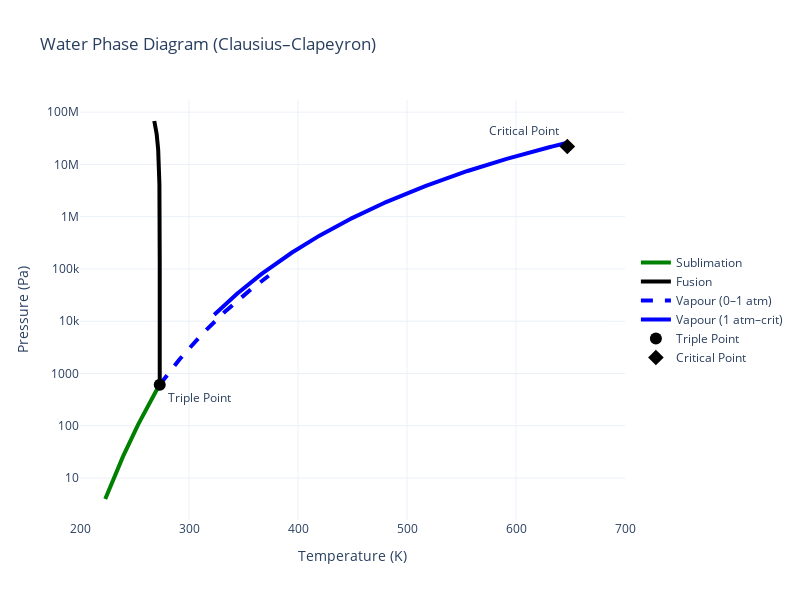

Notebook cell for this chart:
### Code cell
import numpy as np
import plotly.graph_objects as go

# — Updated Constants for Accuracy
R_u    = 8.314462618    # J/(mol·K), universal gas constant
T_trip = 273.16         # K, triple-point temperature
P_trip = 611.657        # Pa, triple-point pressure

# Melting (solid → liquid) at 0 °C
# ΔH_fus = 333.55 kJ/kg × 0.01801528 kg/mol ≈ 6006 J/mol
H_melt = 6006           # J/mol
# Volume change on melting at 0 °C: –1.639 cm³/mol = –1.639e–6 m³/mol
V_melt = -1.639e-6      # m³/mol

# Vaporization (liquid → gas) at 100 °C
# ΔH_vap(100 °C) ≈ 40.657 kJ/mol
H_vap  = 40657          # J/mol
T_boil = 373.15         # K, boiling-point temperature at 1 atm
P_boil = 101325         # Pa, standard 1 atm

# Sublimation (solid → gas) at triple point:
# ΔH_sub ≈ ΔH_fus + ΔH_vap(0 °C) ≈ 6006 + (2.5e6 J/kg × 0.01801528 kg/mol) ≈ 51060 J/mol
H_sub  = 6006 + (2.5e6 * 0.01801528)  # ≈51060 J/mol

# Critical point
T_crit = 647.096       # K
P_crit = 22.064e6      # Pa

# — Temperature arrays
T_melt_arr = np.linspace(T_trip - 5, T_trip, 500)        # melting curve
T_vap1_arr = np.linspace(T_trip,    T_boil, 500)        # liquid→vap (0–1 atm)
T_vap2_arr = np.linspace(T_boil - 50, T_crit, 500)      # liquid→vap (1 atm–critical)
T_sub_arr  = np.linspace(T_trip - 50, T_trip, 500)      # sublimation curve

# — Compute pressures
P_melt_arr = P_trip + (H_melt / V_melt) * np.log(T_melt_arr / T_trip)
P_vap1_arr = P_trip * np.exp((H_vap / R_u) * (1/T_trip - 1/T_vap1_arr))
P_vap2_arr = P_boil * np.exp((H_vap / R_u) * (1/T_boil - 1/T_vap2_arr))
P_sub_arr  = P_trip * np.exp((H_sub / R_u) * (1/T_trip - 1/T_sub_arr))

# — Build figure
fig = go.Figure([
    go.Scatter(x=T_sub_arr, y=P_sub_arr, mode='lines',
               name='Sublimation', line=dict(color='green', width=4)),
    go.Scatter(x=T_melt_arr, y=P_melt_arr, mode='lines',
               name='Fusion', line=dict(color='black', width=4)),
    go.Scatter(x=T_vap1_arr, y=P_vap1_arr, mode='lines',
               name='Vapour (0–1 atm)',
               line=dict(color='blue', width=4, dash='dash')),
    go.Scatter(x=T_vap2_arr, y=P_vap2_arr, mode='lines',
               name='Vapour (1 atm–crit)',
               line=dict(color='blue', width=4)),
    go.Scatter(x=[T_trip], y=[P_trip], mode='markers+text', name='Triple Point',
               marker=dict(size=12, color='black'),
               text=['Triple Point'], textposition='bottom right'),
    go.Scatter(x=[T_crit], y=[P_crit], mode='markers+text', name='Critical Point',
               marker=dict(size=12, symbol='diamond', color='black'),
               text=['Critical Point'], textposition='top left'),
])

fig.update_layout(
    title='Water Phase Diagram (Clausius–Clapeyron)',
    xaxis=dict(title='Temperature (K)', range=[200, 700]),
    yaxis=dict(title='Pressure (Pa)', type='log'),
    width=800,
    height=600,
    legend=dict(y=0.5),
    template='plotly_white'
)

fig.show()

### Figure 1 — Plotly figure (JSON) as saved in the notebook; plotly's stock layout.template omitted (floating-point values rounded to 4 significant figures; data arrays with more than 128 entries replaced by an {"elided": "..."} marker saying what was removed)
{"data": [{"line": {"color": "green", "width": 4}, "mode": "lines", "name": "Sublimation", "type": "scatter", "x": {"elided": "500 float values"}, "y": {"elided": "500 float values"}}, {"line": {"color": "black", "width": 4}, "mode": "lines", "name": "Fusion", "type": "scatter", "x": {"elided": "500 float values"}, "y": {"elided": "500 float values"}}, {"line": {"color": "blue", "dash": "dash", "width": 4}, "mode": "lines", "name": "Vapour (0–1 atm)", "type": "scatter", "x": {"elided": "500 float values"}, "y": {"elided": "500 float values"}}, {"line": {"color": "blue", "width": 4}, "mode": "lines", "name": "Vapour (1 atm–crit)", "type": "scatter", "x": {"elided": "500 float values"}, "y": {"elided": "500 float values"}}, {"marker": {"color": "black", "size": 12}, "mode": "markers+text", "name": "Triple Point", "text": ["Triple Point"], "textposition": "bottom right", "type": "scatter", "x": [273.2], "y": [611.7]}, {"marker": {"color": "black", "size": 12, "symbol": "diamond"}, "mode": "markers+text", "name": "Critical Point", "text": ["Critical Point"], "textposition": "top left", "type": "scatter", "x": [647.1], "y": [22064000]}], "layout": {"height": 600, "legend": {"y": 0.5}, "title": {"text": "Water Phase Diagram (Clausius–Clapeyron)"}, "width": 800, "xaxis": {"range": [200, 700], "title": {"text": "Temperature (K)"}}, "yaxis": {"title": {"text": "Pressure (Pa)"}, "type": "log"}}}
